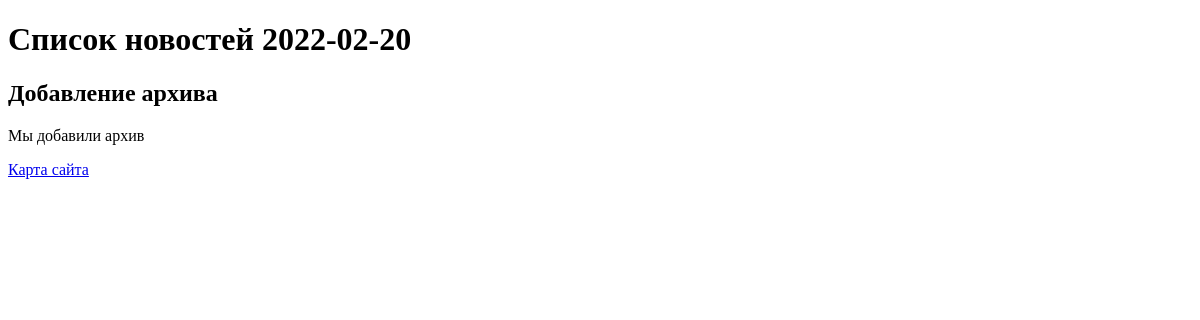
/archive/2022-02-20/, run on an earlier commit of the app's database.
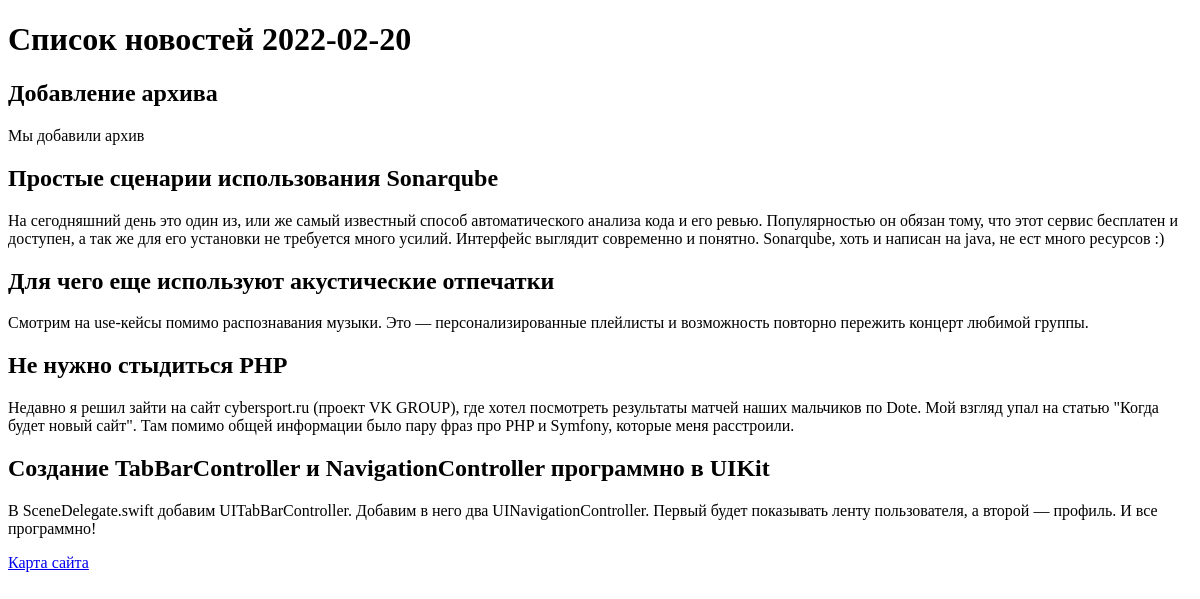
And on a later commit of the database.
### news/models.py (models this page shows)
class MyModel(models.Model):
    caption = models.CharField(max_length=100,verbose_name="Заголовок")
    text = models.TextField()
    created_at = models.DateTimeField(auto_now_add=True, verbose_name="Дата создания")
    updated_at = models.DateTimeField(auto_now=True, verbose_name="Обновленно")
    photo = models.ImageField(upload_to="media/%Y/%m/%d", blank=True)
    is_published = models.BooleanField(default=True, verbose_name="Опубликовано")
    def __str__(self):
        return self.caption
    class Meta:
        verbose_name = "Новость"
        verbose_name_plural = "Новости"
        ordering = ['id']

### news/views.py (the view)
def archiveset(request):
    date = list(map(int, request.get_full_path()[9:-1].split('-')))
    print(date)
    news = MyModel.objects.filter(created_at__date=datetime.date(date[0], date[1], date[2]), is_published=True)
    print(news)
    context = {
        "news": news,
        "title": f"Список новостей {request.get_full_path()[9:-1]}"
    }
    return render(request, "news/test.html", context)

### news/templates/news/test.html (shortened to what this page needs)
<!DOCTYPE html>
<html lang="en">
<head>
</head>
<body>
<h1>{{title}}</h1>
{%for i in news%}
<h2>{{i}}</h2>
<p>{{i.text}}</p>
{%endfor%}
<a href="/sitemap">Карта сайта</a>
</body>
</html>

What changed in the data, as far as the page shows it:
added MyModel: caption "Простые сценарии использования Sonarqube", text "На сегодняшний день это один из, или же самый известный способ автоматического анализа кода и его ревью. Популярностью он обязан тому, что этот сервис бесплатен и доступен, а так же для его установки не требуется много усилий. Интерфейс выглядит современно и понятно. Sonarqube, хоть и написан на java, не ест много ресурсов :)"
added MyModel: caption "Для чего еще используют акустические отпечатки", text "Смотрим на use-кейсы помимо распознавания музыки. Это — персонализированные плейлисты и возможность повторно пережить концерт любимой группы."
added MyModel: caption "Не нужно стыдиться PHP", text "Недавно я решил зайти на сайт cybersport.ru (проект VK GROUP), где хотел посмотреть результаты матчей наших мальчиков по Dote. Мой взгляд упал на статью \"Когда будет новый сайт\". Там помимо общей информации было пару фраз про PHP и Symfony, которые меня расстроили."
added MyModel: caption "Создание TabBarController и NavigationController программно в UIKit", text "В SceneDelegate.swift добавим UITabBarController. Добавим в него два UINavigationController. Первый будет показывать ленту пользователя, а второй — профиль. И все программно!"
